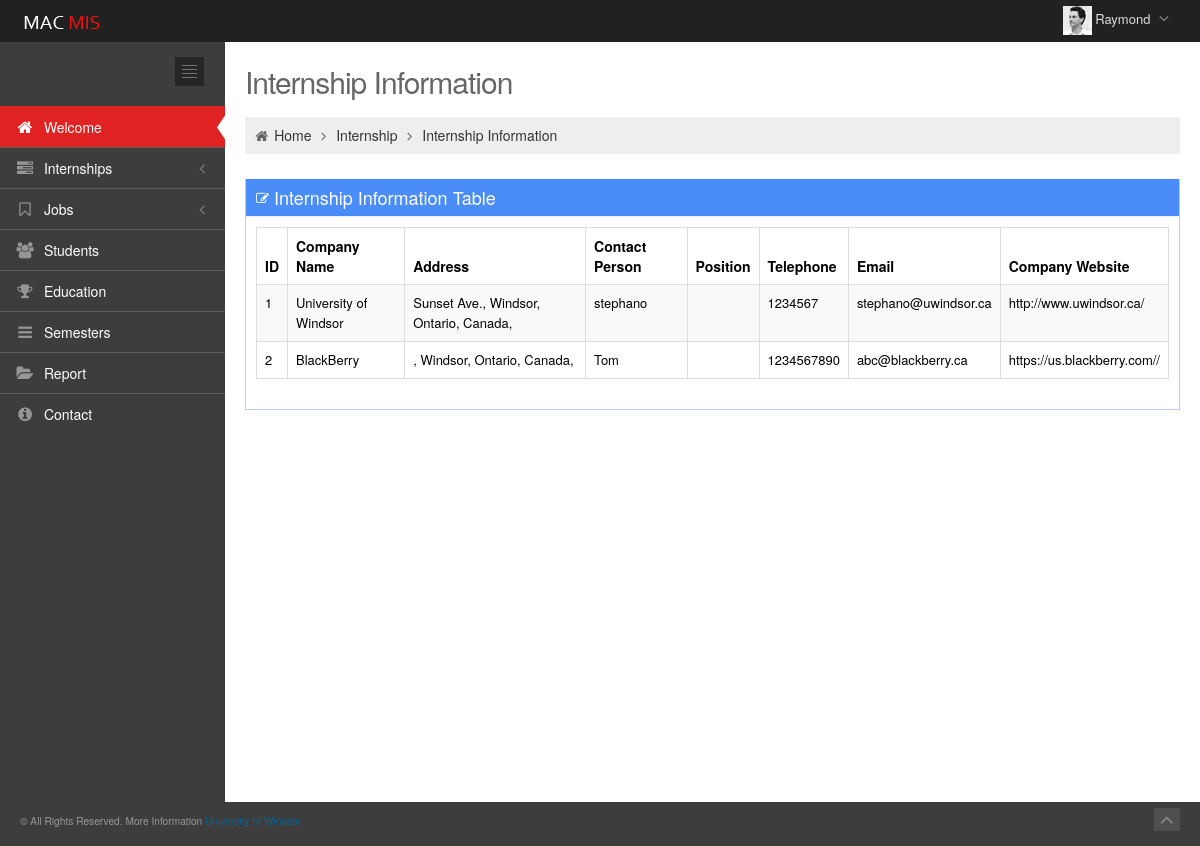
The page /app/internship_info (signed in) on the database its author committed.
### app/models.py (models this page shows, shortened)
class Intern_Info(models.Model):
    company_name = models.CharField(max_length=100)
    address = models.CharField(max_length=100, null=True, blank=True)
    city = models.CharField(max_length=20, default='Windsor')
    province = models.CharField(max_length=20, default='Ontario')
    postal_code = models.CharField(max_length=10,blank=True)
    country = models.CharField(max_length=20, default='Canada')
    contact_first_name = models.CharField(max_length=50,blank=True)
    contact_last_name = models.CharField(max_length=50,blank=True)
    contact_position = models.CharField(max_length=50,blank=True)
    telephone = models.IntegerField()
    email = models.EmailField()
    company_website = models.URLField()
    notes = models.CharField(max_length=100,blank=True)

### app/views.py (the view)
class InternshipInfoListView(ListView):
    model = Intern_Info
    template_name = 'app/internship-information.html'
    context_object_name = 'info_list'

### app/templates/app/internship-information.html (shortened to what this page needs)
{% extends 'app/base.html' %}
{% block container %}
		<div class="page-content">
			<div class="container-fluid">
				<div class="row-fluid">
					<div class="span12">
						<h3 class="page-title">
							Internship Information
						</h3>
						<ul class="breadcrumb">
							<li>
								<i class="icon-home"></i>
								<a href="welcome.html">Home</a>
								<i class="icon-angle-right"></i>
							</li>
							<li>
								<a href="#">Internship</a>
								<i class="icon-angle-right"></i>
							</li>
							<li><a href="#">Internship Information</a></li>
						</ul>
					</div>
				</div>
				<div class="row-fluid">
					<div class="span12">
						<div class="portlet box blue">
							<div class="portlet-title">
								<div class="caption"><i class="icon-edit"></i>Internship Information Table</div>
							</div>
							<div class="portlet-body">
								<table class="table table-striped table-hover table-bordered" id="sample_editable_1">
									<thead>
										<tr>
											<th>ID</th>
											<th>Company Name</th>
											<th>Address</th>
											<th>Contact Person</th>
											<th>Position</th>
											<th>Telephone</th>
											<th>Email</th>
											<th>Company Website</th>
										</tr>
									</thead>
									<tbody>
                                    {% for info in info_list %}
										<tr class="">
											<td>{{ info.id }}</td>
											<td>{{ info.company_name }}</td>
											<td>{{ info.address}}, {{ info.city }}, {{ info.province }}, {{ info.country }}, {{ info.postal_code }}</td>
											<td>{{ info.contact_first_name }}{{ info.contant_last_name }}</td>
											<td>{{ info.contact_position }}</td>
											<td>{{ info.telephone }}</td>
											<td>{{ info.email }}</td>
											<td>{{ info.company_website }}/</td>
										</tr>
                                    {% endfor %}
									</tbody>
								</table>
							</div>
						</div>
					</div>
				</div>
			</div>
		</div>
{% endblock %}

### app/templates/app/base.html (shortened to what this page needs)
{% load staticfiles %}
<!DOCTYPE html>
 <html lang="en" class="no-js">
<head>
	<link href="{% static 'app/css/bootstrap.min.css' %}" rel="stylesheet" type="text/css"/>
	<link href="{% static 'app/css/bootstrap-responsive.min.css' %}" rel="stylesheet" type="text/css"/>
	<link href="{% static 'app/css/font-awesome.min.css' %}" rel="stylesheet" type="text/css"/>
	<link href="{% static 'app/css/style-metro.css' %}" rel="stylesheet" type="text/css"/>
	<link href="{% static 'app/css/style.css' %}" rel="stylesheet" type="text/css"/>
	<link href="{% static 'app/css/style-responsive.css' %}" rel="stylesheet" type="text/css"/>
	<link href="{% static 'app/css/default.css' %}" rel="stylesheet" type="text/css" id="style_color"/>
	<link href="{% static 'app/css/uniform.default.css' %}" rel="stylesheet" type="text/css"/>
</head>
<body class="page-header-fixed">
{% if request.user.is_authenticated %}
	<div class="header navbar navbar-inverse navbar-fixed-top">
		<div class="navbar-inner">
			<div class="container-fluid">
				<a class="brand" href="#">
				<img src="{% static 'app/image/logo.png' %}" alt="logo"/>
				</a>
				<ul class="nav pull-right">
					<li class="dropdown user">
						<a href="#" class="dropdown-toggle" data-toggle="dropdown">
						<img alt="" src="{% static 'app/image/avatar1_small.jpg' %}" />
						<span class="username">{{ user.first_name }}</span>
						<i class="icon-angle-down"></i>
						</a>
					</li>
				</ul>
			</div>
		</div>
	</div>
	<div class="page-container">
		<div class="page-sidebar nav-collapse collapse">
			<ul class="page-sidebar-menu">
				<li>
					<div class="sidebar-toggler hidden-phone"></div>
				</li>
				<li>
					<br>
				</li>
				<li class="start active ">
					<a href="{% url 'app:welcome' %}">
					<i class="icon-home"></i>
					<span class="title">Welcome</span>
					<span class="selected"></span>
					</a>
				</li>
				<li class="">
					<a href="javascript:;">
					<i class="icon-tasks"></i>
					<span class="title">Internships</span>
					</a>
				</li>
				<li class="">
					<a href="javascript:;">
					<i class="icon-bookmark-empty"></i>
					<span class="title">Jobs</span>
					</a>
				</li>
				<li class="">
					<a href="{% url 'app:student' %}">
					<i class="icon-group"></i>
					<span class="title">Students</span>
					</a>
				</li>
				<li class="">
					<a href="{% url 'app:education' %}">
					<i class="icon-trophy"></i>
					<span class="title">Education</span>
					</a>
				</li>
				<li class="">
					<a href="{% url 'app:semester' %}">
					<i class="icon-reorder"></i>
					<span class="title">Semesters</span>
					</a>
				</li>
				<li class="">
					<a href="{% url 'app:report' %}">
					<i class="icon-folder-open"></i>
					<span class="title">Report</span>
					</a>
				</li>
				<li class="">
					<a href="{% url 'app:contact' %}">
					<i class="icon-info-sign"></i>
					<span class="title">Contact</span>
					</a>
				</li>
			</ul>
		</div>
        {% block container %}{% endblock %}
	</div>
	<div class="footer">
		<div class="footer-inner">
			<p><small>&copy; All Rights Reserved. More Information <a href="http://www.uwindsor.ca/" target="_blank" title="uwindsor">University of Windsor</a></small></p>
		</div>
		<div class="footer-tools">
			<span class="go-top">
			<i class="icon-angle-up"></i>
			</span>
		</div>
	</div>
{% else %}
    <p>Please sign in.</p>
{% endif %}
</body>
</html>

### app/static/app/css/style-metro.css (style rules this page uses)
div, input, select, textarea, span, img, table, td, th, p, a, button, ul, li { -webkit-border-radius: 0 !important; -moz-border-radius: 0 !important; border-radius: 0 !important; }

### app/static/app/css/style-responsive.css (style rules this page uses)
@media (min-width: 980px) { .page-sidebar { position: absolute; width: 225px; } }
@media (min-width: 980px) { .page-content { margin-left: 225px; margin-top: 0px; min-height: 760px; } }

### app/static/app/css/default.css (style rules this page uses)
body { background-color: #3d3d3d !important; }
.header .navbar-inner { filter: none !important; background-image: none !important; background-color: #212121 !important; }
.header .nav li.dropdown .dropdown-toggle i { color: #8a8a8a !important; }
.page-sidebar { background-color: #3d3d3d; }
ul.page-sidebar-menu > li > a { border-top: 1px solid #5c5c5c !important; color: #ffffff !important; }
ul.page-sidebar-menu > li:last-child > a { border-bottom: 1px solid transparent !important; }
ul.page-sidebar-menu > li a i { color: #969696; }
ul.page-sidebar-menu > li.active > a { background: #e02222 !important; border-top-color: transparent !important; color: #ffffff; }
ul.page-sidebar-menu > li.active > a i { color: #ffffff; }
.sidebar-toggler { background-image: url(../image/sidebar-toggler.jpg); background-color: #242424; }
.footer .footer-inner { color: #999999; }
.footer .footer-tools .go-top { background-color: #4f4f4f; }
.footer .footer-tools .go-top i { color: #8a8a8a; }

### rows shown on the page
Intern_Info: id "1", company_name "University of Windsor", address "Sunset Ave.", city "Windsor", province "Ontario", country "Canada", contact_first_name "stephano", telephone "1234567", email "stephano@uwindsor.ca", company_website "http://www.uwindsor.ca"
Intern_Info: id "2", company_name "BlackBerry", city "Windsor", province "Ontario", country "Canada", contact_first_name "Tom", telephone "1234567890", email "abc@blackberry.ca", company_website "https://us.blackberry.com/"

### other values the page prints
{{ user.first_name }} "Raymond"
